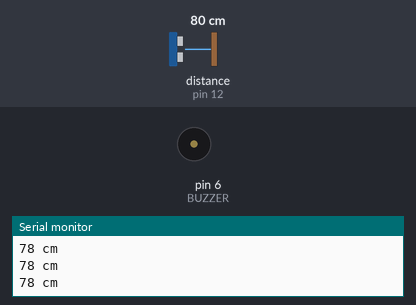
Simulated run of this sketch. Board: Arduino Uno, built with avr-gcc and run on an emulated ATmega328P. Parts: buzzer (waves = sounding), the last lines printed to the serial monitor. Wiring (inferred from the names in the program): ultrasonic range finder: trigger pin 13; echo pin 12. The test bench sets the inputs (shaded band); at power-on: distance to the obstacle (sensor on pin 12) 80 cm. The echo pulse lasts 58.3 µs per cm.

Above: at 1.3 s.
1.4 s: distance to the obstacle (sensor on pin 12) set to 34 cm
2.9 s: distance to the obstacle (sensor on pin 12) set to 27 cm
At 3.4 s:
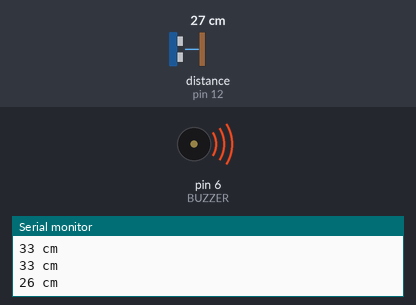
5.9 s: distance to the obstacle (sensor on pin 12) set to 35 cm
At 6.9 s:
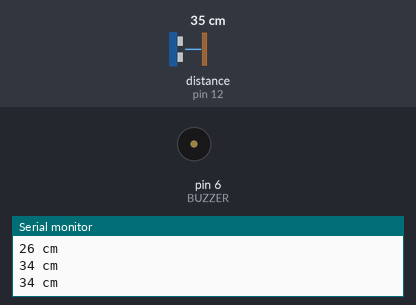
7.4 s: distance to the obstacle (sensor on pin 12) set to 2 cm
At 7.9 s:
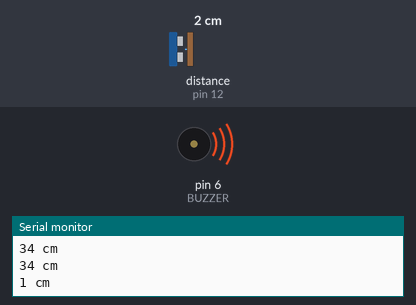
Timing chart, 0 to 11.4 s (numbered marks = the images above; inputs shaded):
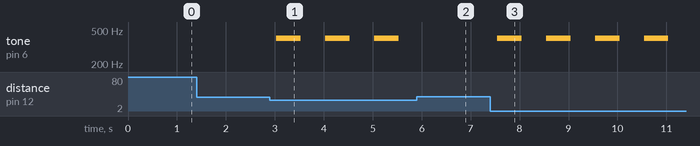

The sketch:

spec_1_ltra.ino
```cpp
#define trigPin 13
#define echoPin 12

#define BUZZER 6

void setup()
{
  Serial.begin (9600);

  pinMode(trigPin, OUTPUT);
  pinMode(echoPin, INPUT);

  pinMode(BUZZER, OUTPUT);
}

void loop()
{
  long duration, distance;
  digitalWrite(trigPin, LOW);
  delayMicroseconds(2);
  digitalWrite(trigPin, HIGH);
  delayMicroseconds(10);

  // (2) : Waveform length - the time from the launch
  //       of the ultrasound to the return
  digitalWrite(trigPin, LOW);
  duration = pulseIn(echoPin, HIGH);

  distance = duration * 17 / 1000;
  if (distance >= 200 || distance <= 0)
  {
    Serial.println("there is no obstacle");
    delay(2000);
  }
  else
  {
    Serial.print(distance);
    Serial.println(" cm");

    if(distance < 30)
    {
      tone(BUZZER, 400);
      delay(500);
      noTone(BUZZER);
      delay(500);
    }
    else
    {
      delay(500);
    }
  }

}
```

Measured:
- the behaviour switches between 31 and 30 cm on distance to the obstacle (sensor on pin 12) (found by bisection; images 0 and 1)
- after the input at 2.9 s, tone on pin 6 (BUZZER): alternates 400 Hz for 0.50 s and silent for 0.50 s, starting after 0.13 s
- after the input at 5.9 s, tone on pin 6 (BUZZER): stays silent (without the input it goes to 400 Hz after 0.13 s)
- after the input at 7.4 s, tone on pin 6 (BUZZER): alternates 400 Hz for 0.50 s and silent for 0.50 s, starting after 0.14 s
